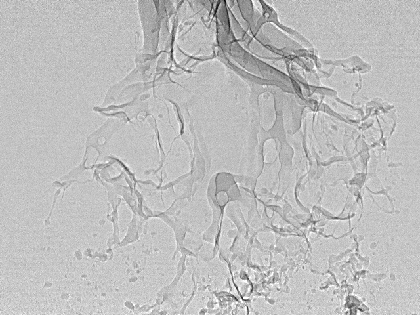
%> input picture x=0_y=4.6_Ql=0.099_Qg=329_000213.tif, 420 x 315 px, shrunk from 640 x 480 before the run
$ octave spray_visualization.m   (GNU Octave 9; MATLAB toolbox functions it lacks are replaced by stand-ins)
%> lines starting %> are read from the running program, lines starting %| are printed output that depends on the picture; in (x1, y1, x2, y2) boxes, pixels count from 0 and x2, y2 are one past the last pixel; in counts of white or black regions, pixels touching at a corner belong together; the program's own positions count from 1
clear, clc

% Read in original image
image = imread('x=0_y=4.6_Ql=0.099_Qg=329_000213.tif');
%> image is the input picture: size 315x420 uint16; min 37326, max 65535, mean 58396.3
image = im2double(image); %convert to double
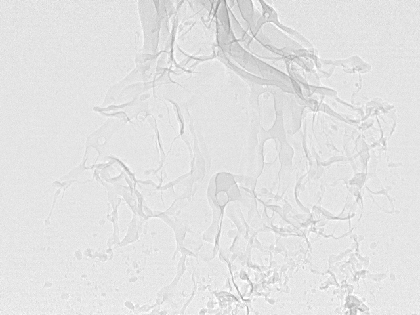
%> image: size 315x420 double; min 0.57, max 1, mean 0.891
figure, imshow(image)

% Image with increased contrast to utalize full grayscale
image_full_contrast = imadjust(image);
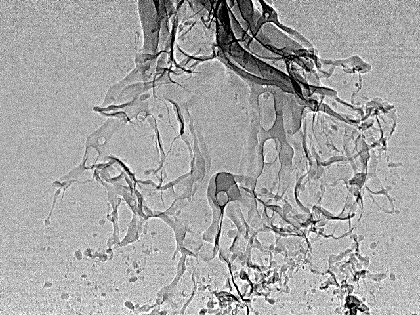
%> image_full_contrast: size 315x420 double; min 0, max 1, mean 0.646
imwrite(image_full_contrast, 'full_contrast.tif')

% Find gradient
gmag = imgradient(image_full_contrast);
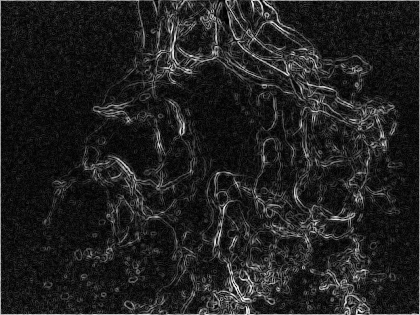
%> gmag: size 315x420 double; min 0, max 4.47, mean 0.576; drawn with min black and max white
maximum = max(max(gmag));
%> maximum = 4.47
gmag_adjusted = gmag.*(1/maximum);
imwrite(gmag_adjusted, 'gradient.tif')

% Canny edge detector
lower_threshold = edge(image_full_contrast, 'canny', 0.08);
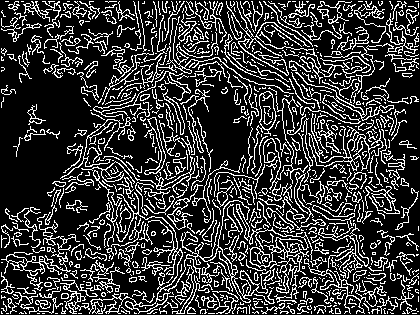
%> lower_threshold: size 315x420 logical; 22.1% white in thin lines or dots
upper_threshold = edge(image_full_contrast, 'canny', 0.2);
%> upper_threshold: size 315x420 logical; 10.5% white in thin lines or dots, all inside (x1, y1, x2, y2) = (44, 1, 417, 314)

% Morphology with canny edge detector
siz = size(image_full_contrast);
%> siz = [315 420]
connectivity = zeros(siz(1),siz(2),30);
connectivity(:,:,1) = upper_threshold;
for k = 1:30
    for i = 1:siz(1)
        for j = 1:siz(2)
            if connectivity(i,j,k) > 0
                connectivity(i-1:i+1, j-1:j+1,k+1) = lower_threshold(i-1:i+1, j-1:j+1);
            end
        end
    end
end

figure, imshow(connectivity(:,:,30))
lines = connectivity(:,:,30);
lines(lines<1) = NaN;
%> lines: size 315x420 double; 87.91% of the values are NaN or infinite; the others: min 1, max 1, mean 1
imwrite(lines, 'canny_edges.tif')

% filling in regions with liquid
lines(image_full_contrast<0.55) = 1;

% filling in phase boundaries
fill_phase = lines;
a = zeros(siz);
a(image_full_contrast>0.85) = 1;
%> a: size 315x420 double; values 0 (black) and 1 (white), 5.6% white in thin lines or dots
fill_phase(image_full_contrast>0.85) = 1;

% filling further
fill_phase(isnan(fill_phase)) = 0;
%> fill_phase: size 315x420 double; values 0 (black) and 1 (white), 31.1% white; 2593 white regions (2566 under 20 px), largest, box (x1, y1, x2, y2) and area: (60, 0, 400, 315) 35237, (59, 279, 97, 315) 380, (43, 180, 66, 227) 230
BW = imfill(fill_phase, 'holes');
%> BW: size 315x420 double; values 0 (black) and 1 (white), 56.3% white; 46 black regions (36 under 20 px), largest, box (x1, y1, x2, y2) and area: (0, 0, 181, 315) 36448, (271, 0, 420, 315) 18597, (253, 265, 345, 315) 1822

% opening image
se = strel('disk', 2);
J = imopen(BW, se);
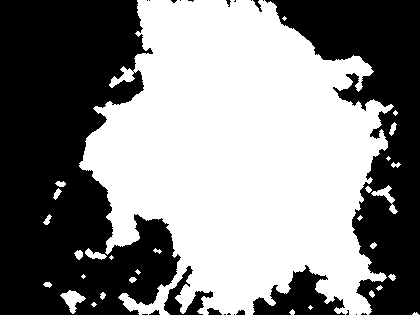
%> J: size 315x420 double; values 0 (black) and 1 (white), 52.1% white; 24 black regions (16 under 20 px), largest, box (x1, y1, x2, y2) and area: (0, 0, 181, 315) 39528, (265, 0, 420, 315) 20585, (253, 265, 345, 315) 2247

% eliminate background from image
segmented = image_full_contrast;
added = ones(siz);
segmented = (segmented.*-1)+added;
segmented(J<.001) = 0;
imwrite(segmented, 'segmented.tif')

% eliminate background without inverting
segmented_forward = image_full_contrast;
segmented_forward(J<.001) = 0;
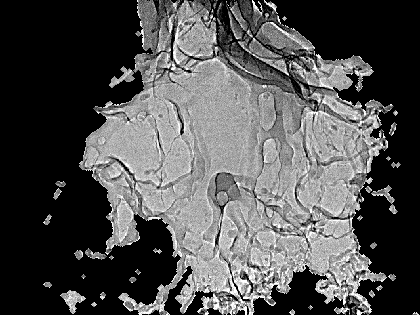
%> segmented_forward: size 315x420 double; min 0, max 1, mean 0.313

% simple threshold
thresholded = image_full_contrast;
added = ones(siz);
thresholded = (thresholded.*-1)+added;
thresholded(thresholded<0.45) = NaN;
figure, imshow(thresholded)
imwrite(thresholded, 'thresholded.tif')
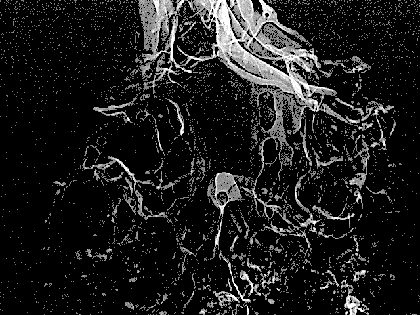
%> saved as thresholded.tif: size 315x420 uint8; min 0, max 255, mean 28.6

% inverted full contrast image
inverted = image_full_contrast;
added = ones(siz);
inverted = (inverted.*-1)+added;
figure, imshow(inverted)
imwrite(inverted, 'inverted.tif')

% coloring image blue and yellow
figure, contourf(segmented, 'edgecolor', 'none');
%> (the run ends here)
